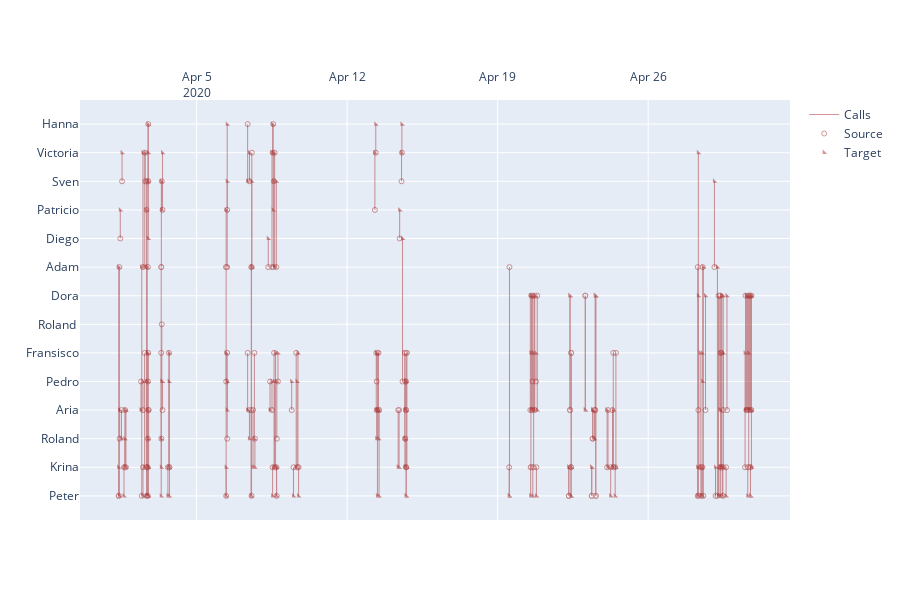

Notebook cell for this chart:
### Code cell
tim_arr, y_arr = [], []
for i in range(len(df.Time)):
    tim_arr.append(df.Time[i])
    tim_arr.append(df.Time[i])
    tim_arr.append(df.Time[i])
    y_arr.append(df.Source[i])
    y_arr.append(df.Target[i])
    y_arr.append(None)
fig = go.Figure()
fig.add_trace(go.Scatter(x = tim_arr, y = y_arr, opacity = 0.5,legendgroup="Calls", name='Calls', line=dict(color='brown', width=1)))
fig.add_trace(go.Scatter(x=df['Time'], y= df['Source'],opacity = 0.5, legendgroup="Calls", name='Source', mode='markers', marker_symbol=100, marker=dict(color='brown',size=5)))
fig.add_trace(go.Scatter(x=df['Time'], y= df['Target'],opacity = 0.5, legendgroup="Calls", name='Target', mode='markers', marker_symbol=11, marker=dict(color='brown',size=5)))
fig.update_layout(
    xaxis = dict(
        side='top'
    ),
    height=600
)
fig.show()

### Figure 1 — Plotly figure (JSON) as saved in the notebook; plotly's stock layout.template omitted (floating-point values rounded to 4 significant figures; data arrays with more than 128 entries replaced by an {"elided": "..."} marker saying what was removed)
{"data": [{"legendgroup": "Calls", "line": {"color": "brown", "width": 1}, "name": "Calls", "opacity": 0.5, "type": "scatter", "x": {"elided": "651 str values"}, "y": {"elided": "651 str values"}}, {"legendgroup": "Calls", "marker": {"color": "brown", "size": 5, "symbol": 100}, "mode": "markers", "name": "Source", "opacity": 0.5, "type": "scatter", "x": {"elided": "217 str values"}, "y": {"elided": "217 str values"}}, {"legendgroup": "Calls", "marker": {"color": "brown", "size": 5, "symbol": 11}, "mode": "markers", "name": "Target", "opacity": 0.5, "type": "scatter", "x": {"elided": "217 str values"}, "y": {"elided": "217 str values"}}], "layout": {"height": 600, "xaxis": {"side": "top"}}}
